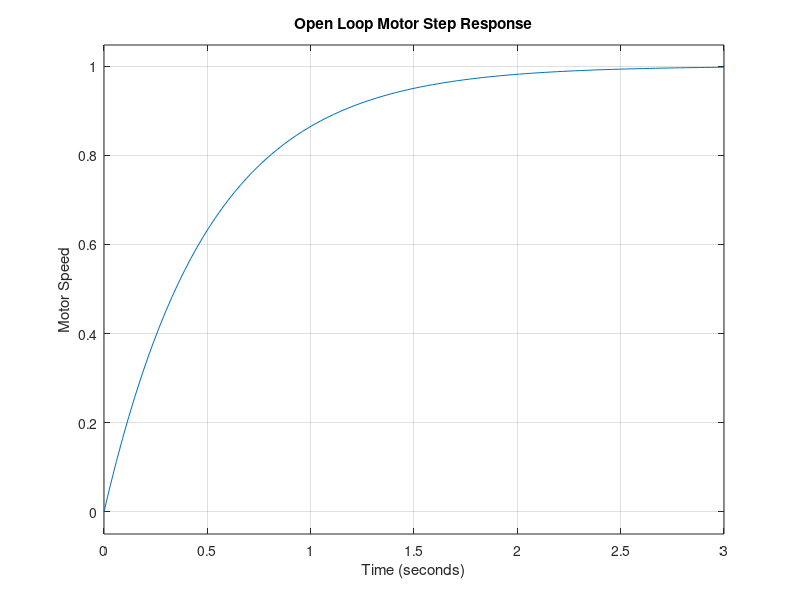

MATLAB code to generate this figure: (Note: this script raises an error after producing the figure.)
clc;
clear;
close all;

% Motor parameters
K = 1;          % steady state gain
tau = 0.5;      % time constant (seconds)

% Transfer function
G = tf(K,[tau 1]);

% Step response
figure;
step(G);

title('Open Loop Motor Step Response');
xlabel('Time (seconds)');
ylabel('Motor Speed');

grid on;

% Create results folder if not present
if ~exist('results','dir')
    mkdir('results');
end

% Save figure
saveas(gcf,'results/open_loop_response.png');

% Performance info
info = stepinfo(G)
